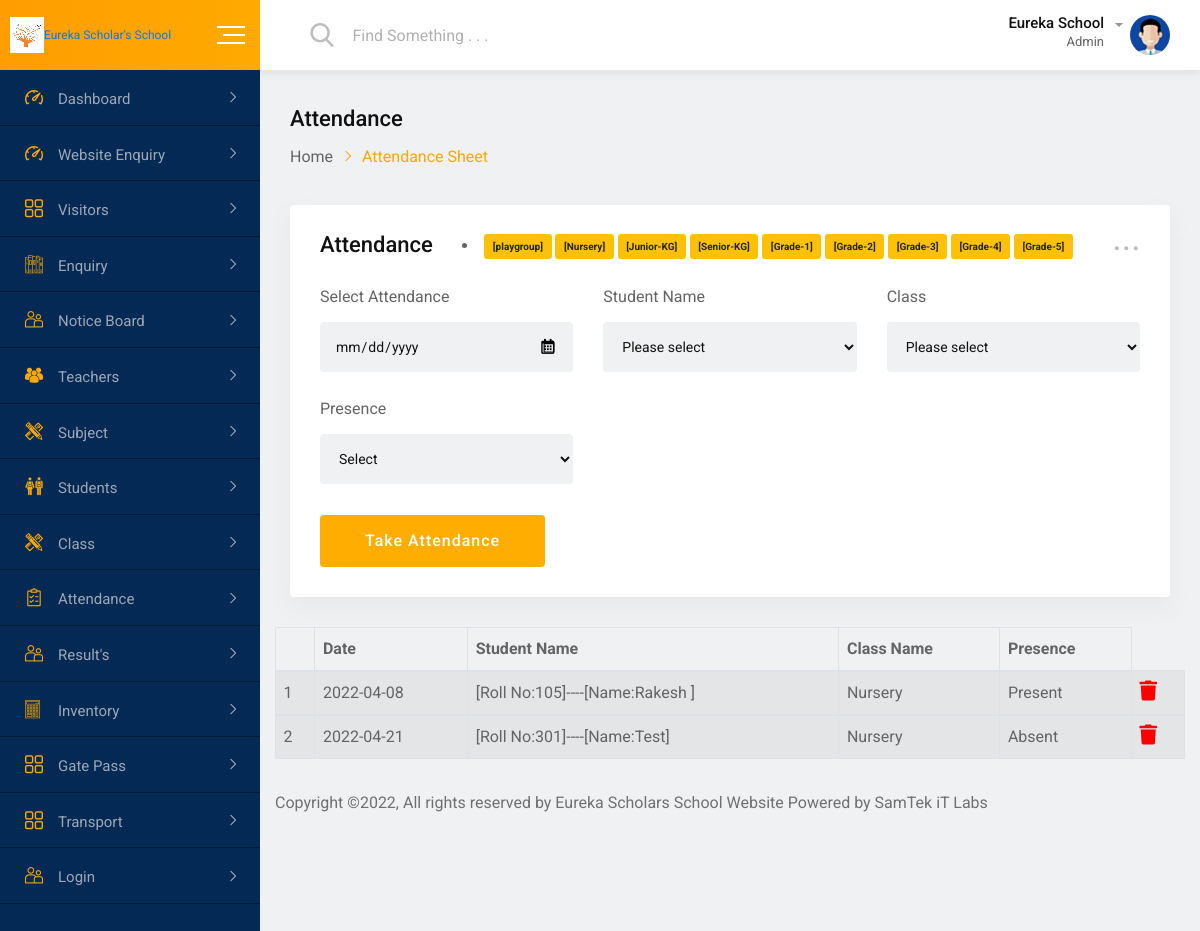
The app's page /attendance-nursery.php with its own data.
### tables this page shows
CREATE TABLE `sattendance` (
  `atid` int(200) NOT NULL,
  `date` varchar(100) NOT NULL,
  `StudentName` varchar(200) NOT NULL,
  `ClassName` varchar(200) NOT NULL,
  `presence` varchar(200) NOT NULL
);

### attendance-nursery.php (the view, shortened to what this page needs)
<?php
include 'db.php';
?>
<!doctype html>
<html class="no-js" lang="">
<head>
    <link rel="stylesheet" href="css/normalize.css">
    <link rel="stylesheet" href="css/main.css">
    <link rel="stylesheet" href="css/bootstrap.min.css">
    <link rel="stylesheet" href="css/all.min.css">
    <link rel="stylesheet" href="fonts/flaticon.css">
    <link rel="stylesheet" href="css/fullcalendar.min.css">
    <link rel="stylesheet" href="css/animate.min.css">
    <link rel="stylesheet" href="style.css">
</head>
<body>
    <div id="wrapper" class="wrapper bg-ash">
        <div class="navbar navbar-expand-md header-menu-one bg-light">
            <div class="nav-bar-header-one">
                <div class="header-logo">
                    <a href="index1.php">
                        <img src="img/icon.png" alt="logo"><span style="font-size:1vw","color:red;">Eureka Scholar's School</span>
                     </a>
                </div>
                <div class="toggle-button sidebar-toggle">
                    <button type="button" class="item-link">
                        <span class="btn-icon-wrap">
                            <span></span>
                            <span></span>
                            <span></span>
                        </span>
                    </button>
                </div>
            </div>
            <div class="header-main-menu collapse navbar-collapse" id="mobile-navbar">
                <ul class="navbar-nav">
                    <li class="navbar-item header-search-bar">
                        <div class="input-group stylish-input-group">
                            <span class="input-group-addon">
                                <button type="submit">
                                    <span class="flaticon-search" aria-hidden="true"></span>
                            </button>
                            </span>
                            <input type="text" class="form-control" placeholder="Find Something . . .">
                        </div>
                    </li>
                </ul>
                <ul class="navbar-nav">
                    <li class="navbar-item dropdown header-admin">
                        <a class="navbar-nav-link dropdown-toggle" href="#" role="button" data-toggle="dropdown" aria-expanded="false">
                            <div class="admin-title">
                                <h5 class="item-title">Eureka School</h5>
                                <span>Admin</span>
                            </div>
                            <div class="admin-img">
                                <img src="img/figure/admin.jpg" alt="Admin">
                            </div>
                        </a>
                    </li>
                     </div>
                        </div>
            </div>
        <div class="dashboard-page-one">
            <div class="sidebar-main sidebar-menu-one sidebar-expand-md sidebar-color">
                <div class="sidebar-menu-content">
                    <ul class="nav nav-sidebar-menu sidebar-toggle-view">
                        <li class="nav-item sidebar-nav-item">
                            <a href="index1.php" class="nav-link"><i class="flaticon-dashboard"></i><span>Dashboard</span></a>
                        </li>
						<li class="nav-item sidebar-nav-item">
                            <a href="enquiry.php" class="nav-link"><i class="flaticon-dashboard"></i><span>Website Enquiry</span></a>
                         </li>
						<li class="nav-item sidebar-nav-item">
                            <a href="#" class="nav-link"><i class="flaticon-menu-1"></i><span>Visitors</span></a>
                        </li>
						<li class="nav-item sidebar-nav-item">
                            <a href="#" class="nav-link"><i class="flaticon-books"></i><span>Enquiry</span></a>
                        </li>
						<li class="nav-item sidebar-nav-item">
                            <a href="#" class="nav-link"><i class="flaticon-couple"></i><span>Notice Board</span></a>
                        </li>
						<li class="nav-item sidebar-nav-item">
                            <a href="#" class="nav-link"><i
                                    class="flaticon-multiple-users-silhouette"></i><span>Teachers</span></a>
                        </li>
						<li class="nav-item sidebar-nav-item">
                            <a href="#" class="nav-link"><i
                                    class="flaticon-maths-class-materials-cross-of-a-pencil-and-a-ruler"></i><span>Subject</span></a>
                        </li>
                        <li class="nav-item sidebar-nav-item">
                            <a href="#" class="nav-link"><i class="flaticon-classmates"></i><span>Students</span></a>
                        </li>
                        <li class="nav-item sidebar-nav-item">
                            <a href="#" class="nav-link"><i
                                    class="flaticon-maths-class-materials-cross-of-a-pencil-and-a-ruler"></i><span>Class</span></a>
                        </li>
						<li class="nav-item sidebar-nav-item">
                            <a href="#" class="nav-link"><i class="flaticon-shopping-list"></i><span>Attendance</span></a>
                        </li>
                        <li class="nav-item sidebar-nav-item">
                            <a href="#" class="nav-link"><i class="flaticon-couple"></i><span>Result's</span></a>
                        </li>
                        <li class="nav-item sidebar-nav-item">
                            <a href="#" class="nav-link"><i class="flaticon-technological"></i><span>Inventory</span></a>
                        </li>
                        <li class="nav-item sidebar-nav-item">
                            <a href="#" class="nav-link"><i class="flaticon-menu-1"></i><span>Gate Pass</span></a>
                        </li>
                        <li class="nav-item sidebar-nav-item">
                            <a href="#" class="nav-link"><i class="flaticon-menu-1"></i><span>Transport</span></a>
                        </li>
                        <li class="nav-item sidebar-nav-item">
                            <a href="#" class="nav-link"><i class="flaticon-couple"></i><span>Login</span></a>
                        </li>
                    </ul>
                </div>
            </div>
            <div class="dashboard-content-one">
                <div class="breadcrumbs-area">
                    <h3>Attendance</h3>
                    <ul>
                        <li>
                            <a href="index1.php">Home</a>
                        </li>
                        <li>Attendance Sheet</li>
                    </ul>
                </div>
                <div class="row">
                    <div class="col-4-xxxl col-12">
                        <div class="card height-auto">
                            <div class="card-body">
                                <div class="heading-layout1">
                                    <div class="item-title">
                                        <h3>Attendance</h3>
                                    </div>
								<li>
									<a href="attendance-playgroup.php"><button class="btn btn-warning b"><b>[playgroup]</b></button></a>
                                    <a href="attendance-nursery.php"><button class="btn btn-warning b"><b>[Nursery]</b></button></a>
                                    <a href="attendance-juniorkg.php"><button class="btn btn-warning b"><b>[Junior-KG]</b></button></a>
                                    <a href="attendance-seniorkg.php"><button class="btn btn-warning b"><b>[Senior-KG]</b></button></a>
                                    <a href="attendance-grade1.php"><button class="btn btn-warning b"><b>[Grade-1]</b></button></a>
                                    <a href="attendance-grade2.php"><button class="btn btn-warning b"><b>[Grade-2]</b></button></a>
                                    <a href="attendance-grade3.php"><button class="btn btn-warning b"><b>[Grade-3]</b></button></a>
                                    <a href="attendance-grade4.php"><button class="btn btn-warning b"><b>[Grade-4]</b></button></a>
                                    <a href="attendance-grade5.php"><button class="btn btn-warning b"><b>[Grade-5]</b></button></a>
                                </li>
                                    <div class="dropdown">
                                        <a class="dropdown-toggle" href="#" role="button" data-toggle="dropdown" aria-expanded="false">...</a>
                                    </div>
                                </div>
                                <form class="new-added-form" method="post" enctype="multipart/form-data">
                                    <div class="row">
											<div class="col-xl-4 col-lg-6 col-12 form-group">
												<label>Select Attendance</label>
												<input type="date" placeholder="dd/mm/yyyy" name="date" class="form-control air-datepicker" data-position='bottom right'>
												<i class="far fa-calendar-alt"></i>
                                </div>
                                    <div class="col-xl-4 col-lg-6 col-12 form-group">
										<label>Student Name</label>
												<div class="col-sm-18">
                                            <select name="StudentName" class="form-control">
												<option value="">Please select</option>
											</select>
                                        </div>
									</div>
									<div class="col-xl-4 col-lg-6 col-12 form-group">
										<label>Class</label>
										<select name="ClassName" class="form-control">
											<option value="">Please select</option>
										</select>
									</div>
									<div class="col-xl-4 col-lg-6 col-12 form-group">
										<label>Presence</label>
										<select name="presence" class="form-control">
											<option value="">Select</option>
										</select>
									</div>
                                         <div class="col-12 form-group mg-t-8">
                                            <button type="submit" name="submit" value="submit" class="btn-fill-lg btn-gradient-yellow btn-hover-bluedark">Take Attendance</button>
                                        </div>
                                    </div>
                                </form>
                            </div>
                        </div>
                    </div>
					<div class="table-responsive">
                                     <table class="table table-striped table-bordered zero-configuration" >
                                         <thead>
                                            <tr>
											<th></th>
                                            <th>Date</th>
                                            <th>Student Name</th>
                                            <th>Class Name</th>
											<th>Presence</th>
                                            </tr>
                                        </thead>
										 <?php
										  $i=1;
										  $results1 = mysqli_query($conn, "select * from sattendance where ClassName='Nursery'");
										  while ($row1 = mysqli_fetch_array($results1)) {
										  ?>
                                        <tbody id="geeks">
                                            <tr>
                                                <td><?php echo $i; ?></td>
												  <td><?php echo $row1['date' ];?> </td>
												  <td><?php echo $row1['StudentName'];?></td>
												  <td><?php echo $row1['ClassName'];?></td>
												  <td><?php echo $row1['presence'];?></td>
                                                  <td>
                                           <a href="playgroup-attendance-delete.php?playid=<?php echo $row1['atid']; ?>" ><i class="fa fa-trash" onclick="doconfirm()" style="font-size: 20px;color: red;" ></i></a></td>
													<?php $i++;  } ?>
                                            </tr>
                                        </tbody>
                                     </table>
                                </div>
                <footer class="footer-wrap-layout1">
                    <div class="copyright">Copyright ©2022, All rights reserved by Eureka Scholars School Website Powered by SamTek iT Labs</a></div>
                </footer>
            </div>
        </div>
    </div>
</body>
</html>

### css/main.css (style rules this page uses)
html { color: #222; font-size: 1em; line-height: 1.4; }
audio, canvas, iframe, img, svg, video { vertical-align: middle; }

### records on screen
sattendance: date "2022-04-08", StudentName "[Roll No:105]----[Name:Rakesh ]", ClassName "Nursery", presence "Present"
sattendance: date "2022-04-21", StudentName "[Roll No:301]----[Name:Test]", ClassName "Nursery", presence "Absent"
